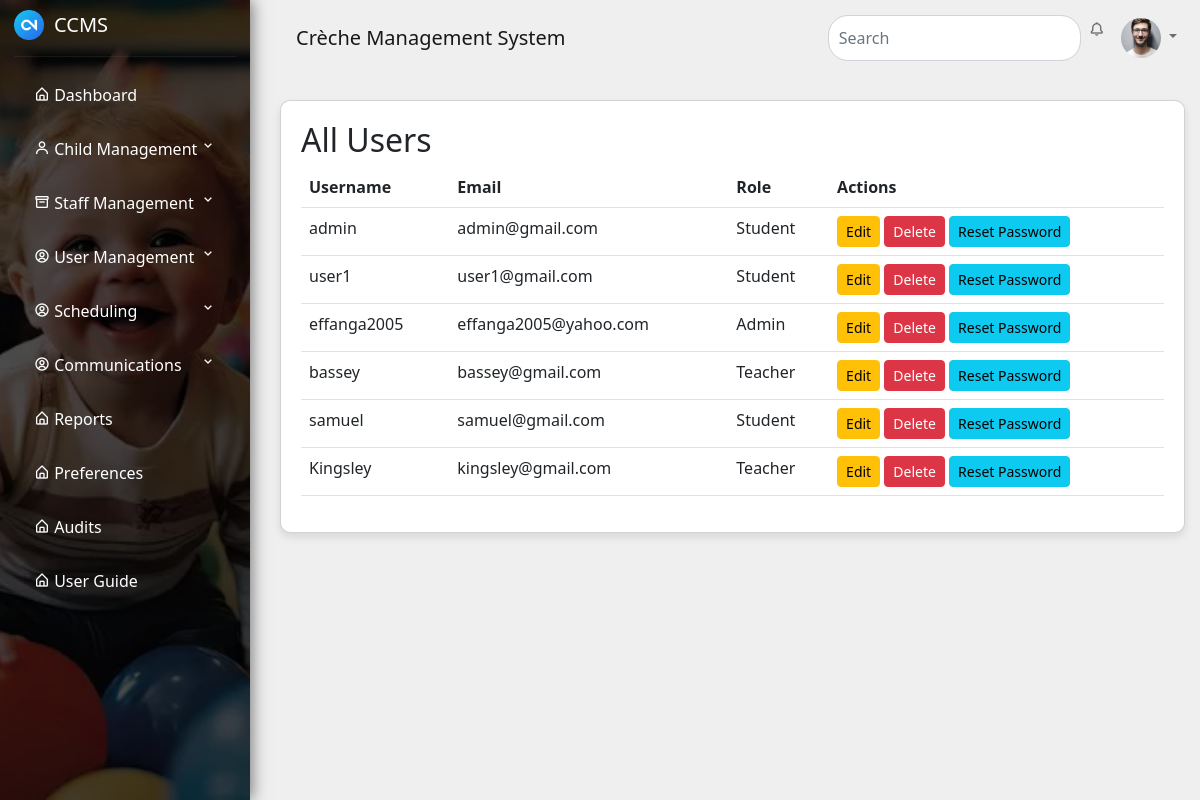
Page /all-users/ on the committed database.
### authentication/models.py (models this page shows, shortened)
class CustomUser(AbstractUser):
    USER_TYPE_CHOICES = (
        (1, 'Admin'),
        (2, 'Teacher'),
        (3, 'Student'),
    )
    user_type = models.PositiveSmallIntegerField(choices=USER_TYPE_CHOICES, default=3)

### authentication/views.py (the view)
# urls.py: path('all-users/', views.all_users, name='all_users'),
def all_users(request):
    print("All Users View Accessed")
    users = CustomUser.objects.all()  # Fetch all users from the database
    return render(request, 'authentication/all_users.html', {'users': users})

### authentication/templates/authentication/all_users.html (shortened to what this page needs)
{% extends 'dashboard_base.html' %}
{% block dashboard_content %}
<div class="container mt-4 card custom-card">
    <h2>All Users</h2>
    <table class="table">
        <thead>
            <tr>
                <th>Username</th>
                <th>Email</th>
                <th>Role</th>
                <th>Actions</th>
            </tr>
        </thead>
        <tbody>
            {% for user in users %}
                <tr>
                    <td>{{ user.username }}</td>
                    <td>{{ user.email }}</td>
                    <td>{{ user.get_user_type_display }}</td>
                    <td>
                        <a href="{% url 'edit_user' user.id %}" class="btn btn-warning btn-sm">Edit</a>
                        <a href="{% url 'delete_user' user.id %}" class="btn btn-danger btn-sm">Delete</a>
                        <a href="{% url 'reset_password' user.id %}" class="btn btn-info btn-sm">Reset Password</a>
                    </td>
                </tr>
            {% endfor %}
        </tbody>
    </table>
</div>
{% endblock %}

### authentication/templates/authentication/all_users.html (style rules this page uses)
.custom-card { background-color: white; border-radius: 10px; box-shadow: 0 4px 8px rgba(0, 0, 0, 0.1); padding: 20px; background-color: white; }

### rows in the picture
CustomUser: username "admin", email "admin@gmail.com", user_type "Student"
CustomUser: username "user1", email "user1@gmail.com", user_type "Student"
CustomUser: username "effanga2005", email "effanga2005@yahoo.com", user_type "Admin"
CustomUser: username "bassey", email "bassey@gmail.com", user_type "Teacher"
CustomUser: username "samuel", email "samuel@gmail.com", user_type "Student"
CustomUser: username "Kingsley", email "kingsley@gmail.com", user_type "Teacher"
